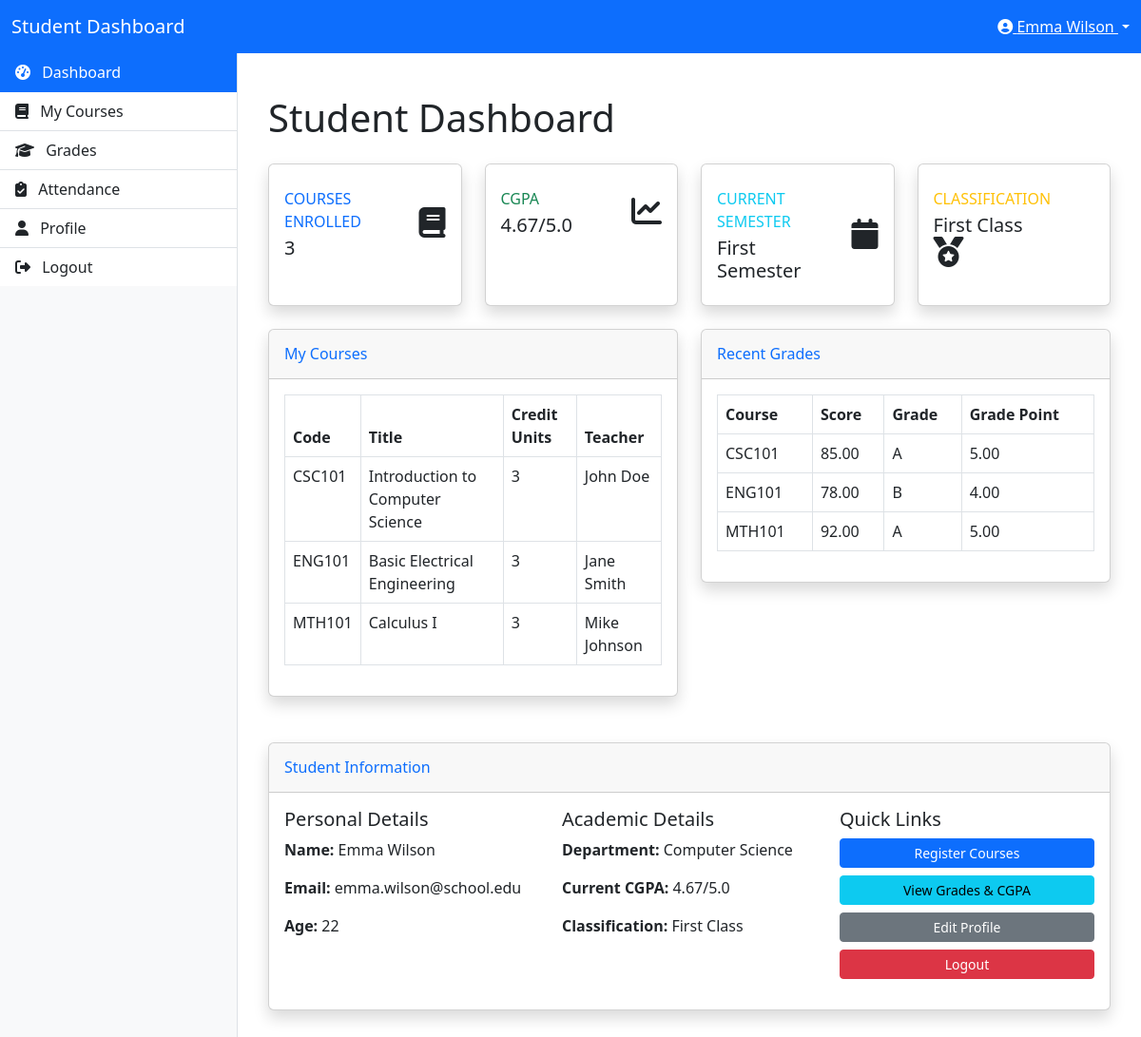
The app's page /student/dashboard.php (signed in) with its own data.
### tables this page shows
CREATE TABLE IF NOT EXISTS users (
    id INT AUTO_INCREMENT PRIMARY KEY,
    full_name VARCHAR(100) NOT NULL,
    email VARCHAR(100) NOT NULL UNIQUE,
    password VARCHAR(255) NOT NULL,
    user_type_id INT NOT NULL,
    department_id INT,
    age INT,
    profile_picture VARCHAR(255) DEFAULT 'default.jpg',
    created_at TIMESTAMP DEFAULT CURRENT_TIMESTAMP,
    FOREIGN KEY (user_type_id) REFERENCES user_types(id),
    FOREIGN KEY (department_id) REFERENCES departments(id)
);

CREATE TABLE IF NOT EXISTS semesters (
    id INT AUTO_INCREMENT PRIMARY KEY,
    name VARCHAR(50) NOT NULL,
    is_current BOOLEAN DEFAULT FALSE
);

CREATE TABLE IF NOT EXISTS student_courses (
    id INT AUTO_INCREMENT PRIMARY KEY,
    student_id INT NOT NULL,
    course_id INT NOT NULL,
    semester_id INT NOT NULL,
    registered_at TIMESTAMP DEFAULT CURRENT_TIMESTAMP,
    FOREIGN KEY (student_id) REFERENCES users(id),
    FOREIGN KEY (course_id) REFERENCES courses(id),
    FOREIGN KEY (semester_id) REFERENCES semesters(id)
);

CREATE TABLE IF NOT EXISTS courses (
    id INT AUTO_INCREMENT PRIMARY KEY,
    course_code VARCHAR(20) NOT NULL,
    title VARCHAR(100) NOT NULL,
    department_id INT NOT NULL,
    semester_id INT NOT NULL,
    credit_units INT NOT NULL,
    teacher_id INT,
    FOREIGN KEY (department_id) REFERENCES departments(id),
    FOREIGN KEY (semester_id) REFERENCES semesters(id),
    FOREIGN KEY (teacher_id) REFERENCES users(id)
);

CREATE TABLE IF NOT EXISTS grades (
    id INT AUTO_INCREMENT PRIMARY KEY,
    student_id INT NOT NULL,
    course_id INT NOT NULL,
    semester_id INT NOT NULL,
    score DECIMAL(5,2) DEFAULT NULL,
    grade CHAR(2) DEFAULT NULL,
    grade_point DECIMAL(3,2) DEFAULT NULL,
    graded_by INT NOT NULL,
    graded_at TIMESTAMP DEFAULT CURRENT_TIMESTAMP,
    FOREIGN KEY (student_id) REFERENCES users(id),
    FOREIGN KEY (course_id) REFERENCES courses(id),
    FOREIGN KEY (semester_id) REFERENCES semesters(id),
    FOREIGN KEY (graded_by) REFERENCES users(id)
);

CREATE TABLE IF NOT EXISTS departments (
    id INT AUTO_INCREMENT PRIMARY KEY,
    name VARCHAR(100) NOT NULL,
    created_at TIMESTAMP DEFAULT CURRENT_TIMESTAMP
);

### student/dashboard.php (the view, shortened to what the rows shown need)
<?php
require_once '../classes/SessionManager.php';
require_once '../classes/User.php';
require_once '../classes/Course.php';
require_once '../classes/Grade.php';
require_once '../classes/Semester.php';
require_once '../classes/Utility.php';
$user_id = SessionManager::getUserId();
$user = new User();
$userData = $user->getUserById($user_id);
$course = new Course();
$studentCourses = $course->getStudentCourses($user_id);
$semester = new Semester();
$currentSemester = $semester->getCurrentSemester();
$grade = new Grade();
$studentGrades = $grade->getStudentGrades($user_id);
$cgpa = $grade->calculateCGPA($user_id);
?>
<!DOCTYPE html>
<html lang="en">
<head>
    <link href="https://cdn.jsdelivr.net/npm/bootstrap@5.3.0-alpha1/dist/css/bootstrap.min.css" rel="stylesheet">
    <link rel="stylesheet" href="https://cdnjs.cloudflare.com/ajax/libs/font-awesome/6.4.0/css/all.min.css">
</head>
<body>
    <nav class="navbar navbar-expand-lg navbar-dark bg-primary">
        <div class="container-fluid">
            <div class="ms-auto">
                <div class="dropdown">
                    <a class="text-white dropdown-toggle" href="#" role="button" id="dropdownMenuLink" data-bs-toggle="dropdown" aria-expanded="false">
                        <i class="fas fa-user-circle"></i> <?php echo $userData['full_name']; ?>
                    </a>
                </div>
            </div>
        </div>
    </nav>
    <div class="layout-container">
        <div class="content">
            <div class="container-fluid">
                <h1 class="mt-4 mb-4">Student Dashboard</h1>
                <div class="row">
                    <div class="col-xl-3 col-md-6 mb-4">
                        <div class="card border-left-info shadow h-100 py-2">
                            <div class="card-body">
                                <div class="row no-gutters align-items-center">
                                    <div class="col mr-2">
                                        <div class="text-xs font-weight-bold text-info text-uppercase mb-1">
                                            Current Semester</div>
                                        <div class="h5 mb-0 font-weight-bold text-gray-800">
                                            <?php echo $currentSemester ? $currentSemester['name'] : 'N/A'; ?>
                                        </div>
                                    </div>
                                </div>
                            </div>
                        </div>
                    </div>
                </div>
                <div class="row">
                    <div class="col-lg-6 mb-4">
                        <div class="card shadow mb-4">
                            <div class="card-body">
                                <?php if (empty($studentCourses)): ?>
                                    <p class="text-center">You are not enrolled in any courses.</p>
                                    <div class="text-center">
                                        <a href="register_courses.php" class="btn btn-primary">Register Courses</a>
                                    </div>
                                <?php else: ?>
                                    <div class="table-responsive">
                                        <table class="table table-bordered">
                                            <thead>
                                                <tr>
                                                    <th>Code</th>
                                                    <th>Title</th>
                                                    <th>Credit Units</th>
                                                    <th>Teacher</th>
                                                </tr>
                                            </thead>
                                            <tbody>
                                                <?php foreach (array_slice($studentCourses, 0, 5) as $course): ?>
                                                    <tr>
                                                        <td><?php echo $course['course_code']; ?></td>
                                                        <td><?php echo $course['title']; ?></td>
                                                        <td><?php echo $course['credit_units']; ?></td>
                                                        <td><?php echo $course['teacher_name']; ?></td>
                                                    </tr>
                                                <?php endforeach; ?>
                                            </tbody>
                                        </table>
                                    </div>
                                <?php endif; ?>
                            </div>
                        </div>
                    </div>
                    <div class="col-lg-6 mb-4">
                        <div class="card shadow mb-4">
                            <div class="card-body">
                                <?php if (empty($studentGrades)): ?>
                                    <p class="text-center">No grades available yet.</p>
                                <?php else: ?>
                                    <div class="table-responsive">
                                        <table class="table table-bordered">
                                            <thead>
                                                <tr>
                                                    <th>Course</th>
                                                    <th>Score</th>
                                                    <th>Grade</th>
                                                    <th>Grade Point</th>
                                                </tr>
                                            </thead>
                                            <tbody>
                                                <?php foreach (array_slice($studentGrades, 0, 5) as $grade): ?>
                                                    <tr>
                                                        <td><?php echo $grade['course_code']; ?></td>
                                                        <td><?php echo $grade['score']; ?></td>
                                                        <td><?php echo $grade['grade']; ?></td>
                                                        <td><?php echo $grade['grade_point']; ?></td>
                                                    </tr>
                                                <?php endforeach; ?>
                                            </tbody>
                                        </table>
                                    </div>
                                <?php endif; ?>
                            </div>
                        </div>
                    </div>
                </div>
                <div class="row">
                    <div class="col-lg-12 mb-4">
                        <div class="card shadow mb-4">
                            <div class="card-body">
                                <div class="row">
                                    <div class="col-md-4 mb-3">
                                        <h5>Personal Details</h5>
                                        <p><strong>Name:</strong> <?php echo $userData['full_name']; ?></p>
                                        <p><strong>Email:</strong> <?php echo $userData['email']; ?></p>
                                        <p><strong>Age:</strong> <?php echo $userData['age']; ?></p>
                                    </div>
                                    <div class="col-md-4 mb-3">
                                        <h5>Academic Details</h5>
                                        <p><strong>Department:</strong> <?php echo $userData['department_name']; ?></p>
                                        <p><strong>Current CGPA:</strong> <?php echo number_format($cgpa, 2); ?>/5.0</p>
                                        <p><strong>Classification:</strong> <?php echo Utility::getCGPAClassification($cgpa); ?></p>
                                    </div>
                                </div>
                            </div>
                        </div>
                    </div>
                </div>
            </div>
        </div>
    </div>
</body>
</html>

### records on screen
users: full_name "Emma Wilson", email "emma.wilson@school.edu", age "22", department.name "Computer Science"
semesters: name "First Semester"
student_courses: course.course_code "CSC101", course.title "Introduction to Computer Science", course.credit_units "3", users.full_name "John Doe"
student_courses: course.course_code "ENG101", course.title "Basic Electrical Engineering", course.credit_units "3", users.full_name "Jane Smith"
student_courses: course.course_code "MTH101", course.title "Calculus I", course.credit_units "3", users.full_name "Mike Johnson"
grades: course.course_code "CSC101", score "85.00", grade "A", grade_point "5.00"
grades: course.course_code "ENG101", score "78.00", grade "B", grade_point "4.00"
grades: course.course_code "MTH101", score "92.00", grade "A", grade_point "5.00"

### other values on screen
count($studentCourses) "3"
$cgpa "4.67"
Utility::getCGPAClassification($cgpa) "First Class"
